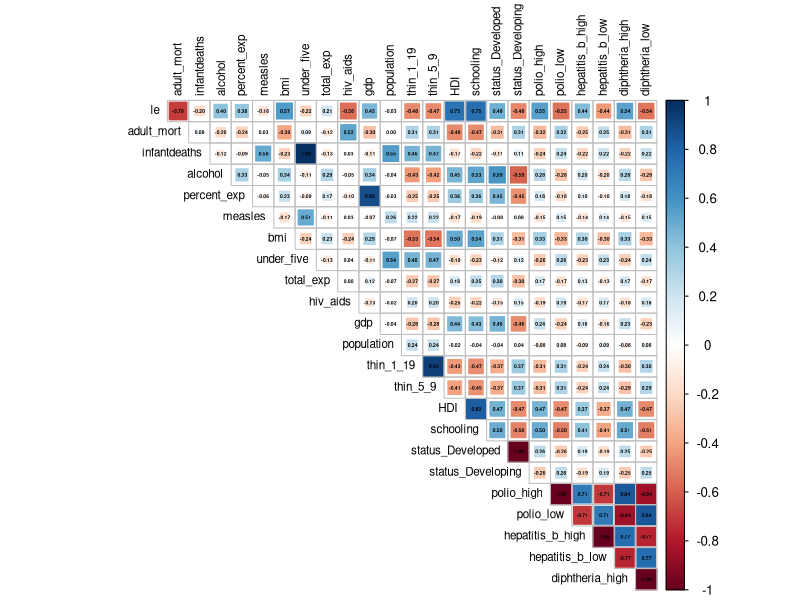

Source code (R): (Note: this script raises an error after producing the figure.)
## ---- chunk 1
library(tidyverse)
library(modelr)
library(mgcv)
library(corrplot)
library(leaps)
library(caret)

knitr::opts_chunk$set(
  echo = TRUE,
  fig.width = 6,
  fig.asp = .7,
  dpi = 800,
  out.width = "80%"
)

theme_set(theme_minimal())

options(
  ggplot2.continuous.colour = "viridis",
  ggplot2.continuous.fill = "viridis"
)

scale_colour_discrete = scale_colour_viridis_d
scale_fill_discrete = scale_fill_viridis_d
## ---- chunk 2
le_df = 
  read_csv("./data/Dummy_Data.CSV")
## ---- chunk 3
cm_df =
  le_df %>%
  dplyr::select(-c(country,continent,year))

corrplot(cor(cm_df), type = "upper", diag = FALSE, method = "square", addCoef.col = "black", number.cex = .3, tl.col = "black", tl.cex = .7)
## ---- chunk 4
sub_fit = regsubsets(le ~ status_Developed + adult_mort + infantdeaths + alcohol + percent_exp + hepatitis_b_high + hepatitis_b_low + measles + bmi + under_five + polio_high + polio_low + total_exp + diphtheria_high + diphtheria_low + hiv_aids + gdp + population + thin_1_19 + thin_5_9 + HDI + schooling, data = le_df)

best_summary = summary(sub_fit)
best_summary_df = 
  as.data.frame(best_summary$outmat) %>% 
  remove_rownames() %>% 
  add_column(" " = c(1:8), .before = "year")

table = as.data.frame(t(best_summary_df[-1])) %>% 
  rename("1" = "V1", "2" = "V2", "3" = "V3","4" = "V4", "5" = "V5", "6" = "V6","7" = "V7", "8" = "V8")
## ---- chunk 5
table %>% 
     knitr::kable()
## ---- chunk 6
Model_comparison =
  tibble(
	n_pred = c(1:8),
	"Adjusted R2" = best_summary$adjr2,
	"BIC" = best_summary$bic,
	"Cp" = best_summary$cp,
	"RSE" = best_summary$rsq,
	"RSS" = best_summary$rss
	) %>%
	gather(key = "Statistics", value = "value", 2:6) %>%
	ggplot(aes(x = n_pred, y = value)) +
	  geom_point() +
	  geom_line() +
	  facet_grid(Statistics ~ ., scales = "free_y") +
	  labs(
	  	x = "Number of Predictors",
	  	y = "Values",
	  	title = "Model Selection Criteria Comparison"
	  )

Model_comparison
## ---- chunk 7
#stepwise
mod_1 = lm(le ~ status_Developed + adult_mort + bmi + polio_high + diphtheria_low + hiv_aids + gdp + thin_1_19 + HDI + schooling, data = le_df)

# model_7
mod_2 = lm(le ~ status_Developed + percent_exp + HDI + adult_mort + infantdeaths + schooling + gdp + hiv_aids + gdp * percent_exp, data = le_df)

#backward/forward
mod_3 = lm(le ~ status_Developed + adult_mort + bmi + polio_high + diphtheria_high + hiv_aids + gdp + thin_1_19 + HDI + schooling, data = le_df)

#best subsets selection 
mod_4 = lm(le ~ adult_mort + infantdeaths + polio_high + hiv_aids + gdp + HDI + schooling, data = le_df)

## ---- chunk 8
set.seed(2)

cv_df = 
  crossv_mc(le_df, 100) %>% 
  mutate(
    train = map(train, as_tibble),
    test = map(test, as_tibble)
  ) %>% 
  mutate(
    mod_1 = map(train, ~lm(formula = formula(mod_1), data = .x)),
    mod_2 = map(train, ~lm(formula = formula(mod_2), data = .x)),
    mod_3 = map(train, ~lm(formula = formula(mod_3), data = .x)),
    mod_4 = map(train, ~lm(formula = formula(mod_4), data = .x))
    ) %>% 
  mutate(
    rmse_1 = map2_dbl(mod_1, test, ~rmse(model = .x, data = .y)),
    rmse_2 = map2_dbl(mod_2, test, ~rmse(model = .x, data = .y)),
    rmse_3 = map2_dbl(mod_3, test, ~rmse(model = .x, data = .y)),
    rmse_4 = map2_dbl(mod_4, test, ~rmse(model = .x, data = .y))
    )
## ---- chunk 9
cv_df %>% 
  pivot_longer(
    rmse_1:rmse_4,
    names_to = "model", 
    values_to = "rmse",
    names_prefix = "rmse_") %>% 
  mutate(model = fct_inorder(model),
         model = fct_recode(model, "Model 1" = "1",
                                   "Model 2" = "2",
                                   "Model 3" = "3",
                                   "Model 4" = "4")
         ) %>% 
  ggplot(aes(x = model, y = rmse, fill = model)) + 
  geom_violin() + 
  labs(x = "",
       y = "RMSE", 
       title = "Cross Validation") +
  scale_fill_brewer(type = 'seq', palette = 'Blues') +
  theme(legend.position = 'none',
        plot.title = element_text(hjust = 0.5))
## ---- chunk 10
mod_1 %>% 
  broom::tidy() %>% 
  knitr::kable()
